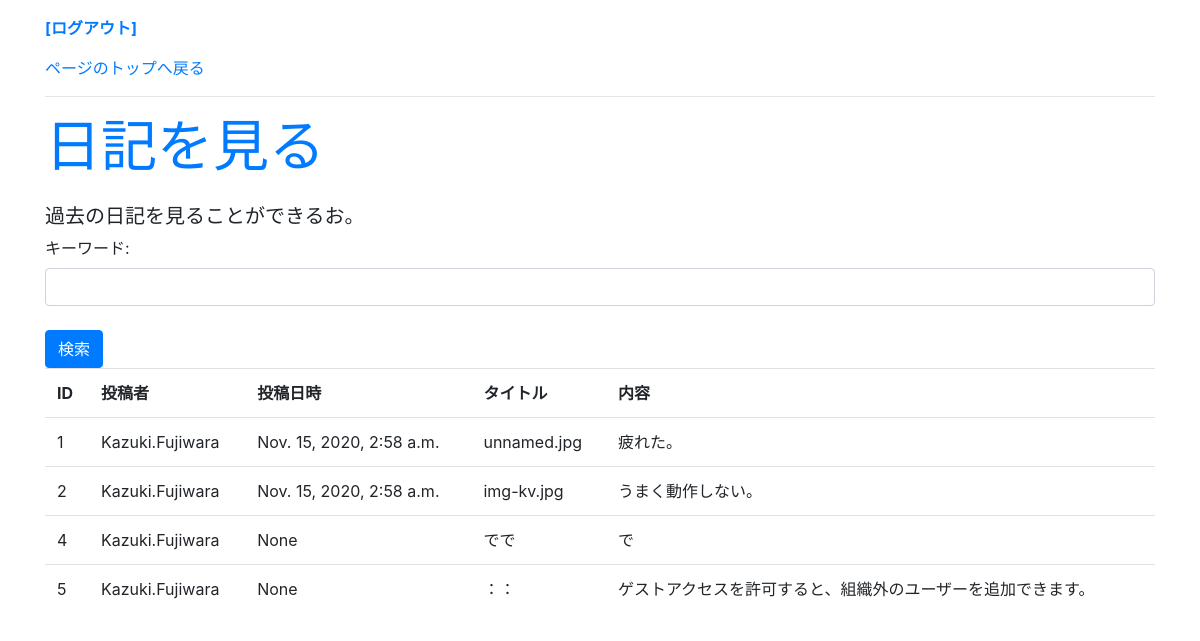
The page /diary/view (signed in) on the database its author committed.
### diary/models.py (models this page shows, shortened)
class White(models.Model):
    owner = models.ForeignKey(User, on_delete=models.CASCADE, related_name='white_owner',verbose_name='投稿者')
    update = models.CharField(max_length=100,verbose_name='投稿日')
    content = models.CharField(max_length=100,verbose_name='タイトル')
    image = models.TextField(verbose_name='内容')

### diary/views.py (the view)
# urls.py: path('view', views.view, name='view'),
@login_required(login_url='/admin/login/')
def view(request):
    if (request.method == 'POST'):
        form = ViewForm(request.POST)
        find = request.POST.get('find')
        data = White.objects.filter(content__contains=find)
    else:
        form = ViewForm()
    data = White.objects.all()
    params = {
        'title':'日記を見る',
        'message':'過去の日記を見ることができるお。',
        'form':form,
        'data':data,
    }
    return render(request, 'diary/view.html', params)

### diary/forms.py
class ViewForm(forms.Form):
    find = forms.CharField(label='キーワード:', required=False, \
        widget=forms.TextInput(attrs={'class':'form-control'}))

### diary/templates/diary/view.html (shortened to what this page needs)
{% load static %}
<!DOCTYPE html>
<html lang="ja">
<head>
    <div class="my-3">
        <span class="font-weight-bold">
            <a href="/admin/logout?next=/diary/">[ログアウト]</a></span>
    </div>
    <a href="{% url 'index' %}">ページのトップへ戻る</a>
    <hr>
    <link rel="stylesheet"
    href="https://stackpath.bootstrapcdn.com/bootstrap/4.5.2/css/bootstrap.min.css"
>
</head>
<body class="container">
    <h1 class="display-4 text-primary">{{title}}</h1>
    <p class="h5 mt-4">{{message|safe}}</p>
    <form action="{% url 'view' %}" method="post">
        {{ form.as_p }}
        <tr><th></th><td>
            <input type="submit" value="検索"
                class="btn btn-primary mt-2"></td></tr>
    </form>
    <table class="table">
        <tr>
            <th>ID</th>
            <th>投稿者</th>
            <th>投稿日時</th>
            <th>タイトル</th>
            <th>内容</th>
        </tr>
    {% for item in data %}
        <tr>
            <td>{{item.id}}</td>
            <td>{{item.owner}}</td>
            <td>{{item.update}}</td>
            <td>{{item.image}}</td>
            <td>{{item.content}}</td>
        </tr>
    {% endfor %}
    </table>
</body>
<html>

### rows shown on the page
White: id "1", owner "Kazuki.Fujiwara", update "Nov. 15, 2020, 2:58 a.m.", image "unnamed.jpg", content "疲れた。"
White: id "2", owner "Kazuki.Fujiwara", update "Nov. 15, 2020, 2:58 a.m.", image "img-kv.jpg", content "うまく動作しない。"
White: id "4", owner "Kazuki.Fujiwara", update "None", image "でで", content "で"
White: id "5", owner "Kazuki.Fujiwara", update "None", image "：：", content "ゲストアクセスを許可すると、組織外のユーザーを追加できます。"

### other values the page prints
{{ title }} "日記を見る"
{{ message|safe }} "過去の日記を見ることができるお。"
